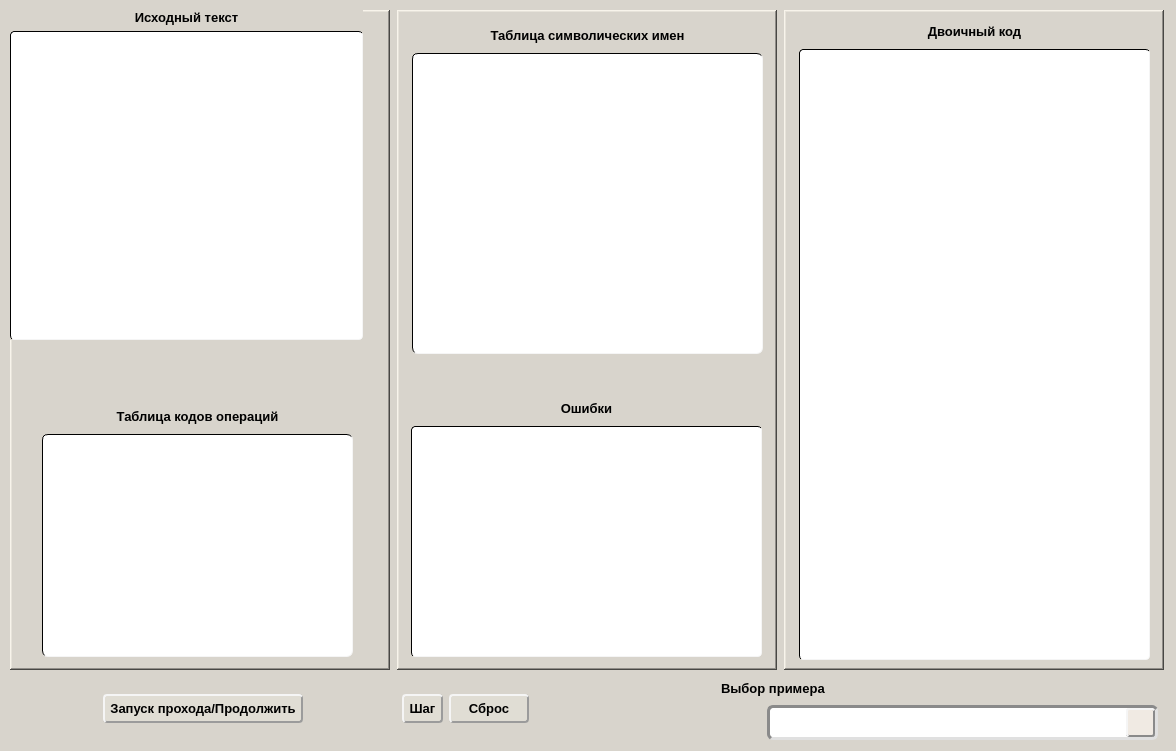
<?xml version="1.0" encoding="UTF-8"?>
<ui version="4.0">
 <class>MainWindow</class>
 <widget class="QMainWindow" name="MainWindow">
  <property name="enabled">
   <bool>true</bool>
  </property>
  <property name="geometry">
   <rect>
    <x>0</x>
    <y>0</y>
    <width>1176</width>
    <height>751</height>
   </rect>
  </property>
  <property name="minimumSize">
   <size>
    <width>1176</width>
    <height>751</height>
   </size>
  </property>
  <property name="maximumSize">
   <size>
    <width>1176</width>
    <height>751</height>
   </size>
  </property>
  <property name="font">
   <font>
    <family>System</family>
    <pointsize>10</pointsize>
    <bold>false</bold>
   </font>
  </property>
  <property name="windowTitle">
   <string>Однопросмотровый ассемблер для программ  в абсолютном формате (Горшков Ал.О., гр. 4412, 2024)</string>
  </property>
  <property name="autoFillBackground">
   <bool>false</bool>
  </property>
  <property name="styleSheet">
   <string notr="true">background-color: #d8d4cc;</string>
  </property>
  <widget class="QWidget" name="centralwidget">
   <layout class="QGridLayout" name="gridLayout_10">
    <item row="0" column="2">
     <widget class="QFrame" name="frame_third">
      <property name="minimumSize">
       <size>
        <width>380</width>
        <height>660</height>
       </size>
      </property>
      <property name="maximumSize">
       <size>
        <width>380</width>
        <height>660</height>
       </size>
      </property>
      <property name="font">
       <font>
        <family>System</family>
        <pointsize>10</pointsize>
        <bold>true</bold>
       </font>
      </property>
      <property name="frameShape">
       <enum>QFrame::WinPanel</enum>
      </property>
      <property name="frameShadow">
       <enum>QFrame::Raised</enum>
      </property>
      <widget class="QWidget" name="layoutWidget">
       <property name="geometry">
        <rect>
         <x>14</x>
         <y>10</y>
         <width>353</width>
         <height>640</height>
        </rect>
       </property>
       <layout class="QGridLayout" name="gridLayout_5">
        <item row="0" column="0">
         <widget class="QLabel" name="label_binary_code">
          <property name="font">
           <font>
            <family>System</family>
            <pointsize>10</pointsize>
            <bold>true</bold>
           </font>
          </property>
          <property name="text">
           <string>Двоичный код</string>
          </property>
          <property name="alignment">
           <set>Qt::AlignCenter</set>
          </property>
         </widget>
        </item>
        <item row="1" column="0">
         <widget class="QTextEdit" name="textEdit_binary_code">
          <property name="minimumSize">
           <size>
            <width>351</width>
            <height>611</height>
           </size>
          </property>
          <property name="maximumSize">
           <size>
            <width>351</width>
            <height>611</height>
           </size>
          </property>
          <property name="font">
           <font>
            <family>System</family>
            <pointsize>10</pointsize>
            <bold>true</bold>
           </font>
          </property>
          <property name="cursor" stdset="0">
           <cursorShape>IBeamCursor</cursorShape>
          </property>
          <property name="styleSheet">
           <string notr="true">QTextEdit {
    background-color: #ffffff;
    border-top: 1px solid #000000;
    border-left: 1px solid #000000;
    border-right: 1px solid #f5f5f5;
    border-bottom: 1px solid #f5f5f5;
    border-radius: 4px;
    padding: 10px;
    color: #333333;
    selection-background-color: #e0d8d0;
    selection-color: #333333;
}

QTextEdit:focus {
    border-top: 1px solid #000000;
    border-left: 1px solid #000000;
    border-right: 1px solid #d0b9a3;
    border-bottom: 1px solid #d0b9a3; 
}

QTextEdit:hover {
    border-top: 1px solid #000000;
    border-left: 1px solid #000000;
    border-right: 1px solid #d0b9a3;
    border-bottom: 1px solid #d0b9a3;
}

QTextEdit QScrollBar:vertical {
    border: 2px solid #8a8a8a;
    background: #f5f5f5;
    width: 12px;
    background-clip: padding;
}

QTextEdit QScrollBar::handle:vertical {
    background: #e0d8d0;
    border-radius: 6px;
}

QTextEdit QScrollBar::handle:vertical:hover {
    background: #d0b9a3;
}

QTextEdit QScrollBar::add-line:vertical, 
QTextEdit QScrollBar::sub-line:vertical {
    border: 2px solid #8a8a8a;
    background: #f5f5f5;
    width: 12px;
}
</string>
          </property>
          <property name="frameShape">
           <enum>QFrame::WinPanel</enum>
          </property>
          <property name="readOnly">
           <bool>true</bool>
          </property>
         </widget>
        </item>
       </layout>
      </widget>
     </widget>
    </item>
    <item row="1" column="0" colspan="3">
     <layout class="QHBoxLayout" name="horizontalLayout_3">
      <item>
       <layout class="QGridLayout" name="gridLayout_4">
        <item row="0" column="1">
         <widget class="QPushButton" name="pushButton_pass">
          <property name="font">
           <font>
            <family>System</family>
            <pointsize>10</pointsize>
            <bold>true</bold>
           </font>
          </property>
          <property name="cursor">
           <cursorShape>PointingHandCursor</cursorShape>
          </property>
          <property name="styleSheet">
           <string notr="true">QPushButton {
    background-color: #e0ddd4;
    border-top: 2px solid #f5f5f5;
    border-left: 2px solid #f5f5f5; 
    border-right: 2px solid #9b9b9b;
    border-bottom: 2px solid #9b9b9b;
    border-radius: 4px;
    padding: 5px;
    color: black;
}

QPushButton:pressed {
    background-color: #c9c7be;
    border-top: 2px solid #9b9b9b;
    border-left: 2px solid #9b9b9b;
    border-right: 2px solid #f5f5f5;
    border-bottom: 2px solid #f5f5f5;
    padding-top: 2px;
}

QPushButton:hover {
    background-color: #dad7cf;
}

QPushButton:disabled {
    background-color: #d3d3d3; /* Цвет фона неактивной кнопки */
    border: 2px solid #a9a9a9; /* Цвет границы неактивной кнопки */
    color: #808080; /* Цвет текста неактивной кнопки */
}
</string>
          </property>
          <property name="text">
           <string>Запуск прохода/Продолжить</string>
          </property>
         </widget>
        </item>
        <item row="0" column="3">
         <widget class="QPushButton" name="pushButton_step">
          <property name="font">
           <font>
            <family>System</family>
            <pointsize>10</pointsize>
            <bold>true</bold>
           </font>
          </property>
          <property name="cursor">
           <cursorShape>PointingHandCursor</cursorShape>
          </property>
          <property name="styleSheet">
           <string notr="true">QPushButton {
    background-color: #e0ddd4;
    border-top: 2px solid #f5f5f5;
    border-left: 2px solid #f5f5f5; 
    border-right: 2px solid #9b9b9b;
    border-bottom: 2px solid #9b9b9b;
    border-radius: 4px;
    padding: 5px;
    color: black;
}

QPushButton:pressed {
    background-color: #c9c7be;
    border-top: 2px solid #9b9b9b;
    border-left: 2px solid #9b9b9b;
    border-right: 2px solid #f5f5f5;
    border-bottom: 2px solid #f5f5f5;
    padding-top: 2px;
}

QPushButton:hover {
    background-color: #dad7cf;
}

QPushButton:disabled {
    background-color: #d3d3d3; /* Цвет фона неактивной кнопки */
    border: 2px solid #a9a9a9; /* Цвет границы неактивной кнопки */
    color: #808080; /* Цвет текста неактивной кнопки */
}
</string>
          </property>
          <property name="text">
           <string>Шаг</string>
          </property>
         </widget>
        </item>
        <item row="0" column="2">
         <spacer name="horizontalSpacer_5">
          <property name="orientation">
           <enum>Qt::Horizontal</enum>
          </property>
          <property name="sizeHint" stdset="0">
           <size>
            <width>40</width>
            <height>20</height>
           </size>
          </property>
         </spacer>
        </item>
        <item row="0" column="4">
         <widget class="QPushButton" name="pushButton_reset">
          <property name="minimumSize">
           <size>
            <width>80</width>
            <height>29</height>
           </size>
          </property>
          <property name="maximumSize">
           <size>
            <width>80</width>
            <height>29</height>
           </size>
          </property>
          <property name="font">
           <font>
            <family>System</family>
            <pointsize>10</pointsize>
            <bold>true</bold>
           </font>
          </property>
          <property name="cursor">
           <cursorShape>PointingHandCursor</cursorShape>
          </property>
          <property name="mouseTracking">
           <bool>true</bool>
          </property>
          <property name="styleSheet">
           <string notr="true">QPushButton {
    background-color: #e0ddd4;
    border-top: 2px solid #f5f5f5;
    border-left: 2px solid #f5f5f5; 
    border-right: 2px solid #9b9b9b;
    border-bottom: 2px solid #9b9b9b;
    border-radius: 4px;
    padding: 5px;
    color: black;
}

QPushButton:pressed {
    background-color: #c9c7be;
    border-top: 2px solid #9b9b9b;
    border-left: 2px solid #9b9b9b;
    border-right: 2px solid #f5f5f5;
    border-bottom: 2px solid #f5f5f5;
    padding-top: 2px;
}

QPushButton:hover {
    background-color: #dad7cf;
}

QPushButton:disabled {
    background-color: #d3d3d3; /* Цвет фона неактивной кнопки */
    border: 2px solid #a9a9a9; /* Цвет границы неактивной кнопки */
    color: #808080; /* Цвет текста неактивной кнопки */
}
</string>
          </property>
          <property name="text">
           <string>Сброс</string>
          </property>
         </widget>
        </item>
        <item row="0" column="5">
         <spacer name="horizontalSpacer_11">
          <property name="orientation">
           <enum>Qt::Horizontal</enum>
          </property>
          <property name="sizeHint" stdset="0">
           <size>
            <width>40</width>
            <height>20</height>
           </size>
          </property>
         </spacer>
        </item>
        <item row="0" column="6">
         <spacer name="horizontalSpacer_10">
          <property name="orientation">
           <enum>Qt::Horizontal</enum>
          </property>
          <property name="sizeHint" stdset="0">
           <size>
            <width>40</width>
            <height>20</height>
           </size>
          </property>
         </spacer>
        </item>
        <item row="0" column="0">
         <spacer name="horizontalSpacer">
          <property name="orientation">
           <enum>Qt::Horizontal</enum>
          </property>
          <property name="sizeHint" stdset="0">
           <size>
            <width>40</width>
            <height>20</height>
           </size>
          </property>
         </spacer>
        </item>
       </layout>
      </item>
      <item>
       <layout class="QVBoxLayout" name="verticalLayout_9">
        <item>
         <layout class="QHBoxLayout" name="horizontalLayout">
          <item>
           <widget class="QLabel" name="label_OMH_2">
            <property name="sizePolicy">
             <sizepolicy hsizetype="Fixed" vsizetype="Preferred">
              <horstretch>0</horstretch>
              <verstretch>0</verstretch>
             </sizepolicy>
            </property>
            <property name="minimumSize">
             <size>
              <width>135</width>
              <height>22</height>
             </size>
            </property>
            <property name="maximumSize">
             <size>
              <width>135</width>
              <height>22</height>
             </size>
            </property>
            <property name="font">
             <font>
              <family>System</family>
              <pointsize>10</pointsize>
              <bold>true</bold>
             </font>
            </property>
            <property name="text">
             <string>Выбор примера</string>
            </property>
           </widget>
          </item>
          <item>
           <spacer name="horizontalSpacer_7">
            <property name="font">
             <font>
              <family>System</family>
              <pointsize>10</pointsize>
              <bold>true</bold>
             </font>
            </property>
            <property name="orientation">
             <enum>Qt::Horizontal</enum>
            </property>
            <property name="sizeType">
             <enum>QSizePolicy::Fixed</enum>
            </property>
            <property name="sizeHint" stdset="0">
             <size>
              <width>308</width>
              <height>20</height>
             </size>
            </property>
           </spacer>
          </item>
         </layout>
        </item>
        <item>
         <layout class="QHBoxLayout" name="horizontalLayout_2">
          <item>
           <spacer name="horizontalSpacer_8">
            <property name="font">
             <font>
              <family>System</family>
              <pointsize>10</pointsize>
              <bold>true</bold>
             </font>
            </property>
            <property name="orientation">
             <enum>Qt::Horizontal</enum>
            </property>
            <property name="sizeType">
             <enum>QSizePolicy::Fixed</enum>
            </property>
            <property name="sizeHint" stdset="0">
             <size>
              <width>40</width>
              <height>20</height>
             </size>
            </property>
           </spacer>
          </item>
          <item>
           <widget class="QComboBox" name="comboBox">
            <property name="sizePolicy">
             <sizepolicy hsizetype="Fixed" vsizetype="Fixed">
              <horstretch>0</horstretch>
              <verstretch>0</verstretch>
             </sizepolicy>
            </property>
            <property name="minimumSize">
             <size>
              <width>0</width>
              <height>35</height>
             </size>
            </property>
            <property name="maximumSize">
             <size>
              <width>391</width>
              <height>35</height>
             </size>
            </property>
            <property name="font">
             <font>
              <family>System</family>
              <pointsize>10</pointsize>
              <bold>true</bold>
             </font>
            </property>
            <property name="cursor">
             <cursorShape>PointingHandCursor</cursorShape>
            </property>
            <property name="styleSheet">
             <string notr="true">QComboBox {
    background-color: #ffffff;
    border-top: 3px solid #8a8a8a;
    border-left: 3px solid #8a8a8a;
    border-right: 3px solid #e0e0e0;
    border-bottom: 3px solid #e0e0e0;
    border-radius: 6px;
    padding: 4px 25px 4px 8px;
}

QComboBox::drop-down {
    background-color: #f0eae3;
    border: 2px solid #8a8a8a;
    border-top: 2px solid #f5f5f5;
    border-left: 2px solid #f5f5f5;
    border-bottom: 2px solid #8a8a8a;
    border-right: 2px solid #8a8a8a;
    width: 25px;
    height: 25px;
    border-radius: 3px;
}

QComboBox::down-arrow {
    image: url(:/resources/images/Arrow.png);
    width: 15px;
    height: 15px;
}

QComboBox::drop-down:hover {
    background-color: #e0d3c5;
}

QComboBox::drop-down:pressed {
    background-color: #d0b9a3;
}

QComboBox::drop-down:open {
    background-color: #d0b9a3;
}

QComboBox QAbstractItemView {
    background-color: #ffffff;
    selection-background-color: #bfaea8;
    selection-color: black;
    border: 1px solid #8a8a8a;
    outline: none;
    border-radius: 4px;
}

QComboBox QAbstractItemView::item {
    padding: 6px;
}

QComboBox QAbstractItemView::item:hover {
    background-color: #e0d8d0;
}

QComboBox QAbstractItemView::item:selected {
    background-color: #bfaea8;
    color: black;
}</string>
            </property>
           </widget>
          </item>
         </layout>
        </item>
       </layout>
      </item>
     </layout>
    </item>
    <item row="0" column="0">
     <widget class="QFrame" name="frame_first">
      <property name="enabled">
       <bool>true</bool>
      </property>
      <property name="minimumSize">
       <size>
        <width>380</width>
        <height>660</height>
       </size>
      </property>
      <property name="maximumSize">
       <size>
        <width>380</width>
        <height>660</height>
       </size>
      </property>
      <property name="font">
       <font>
        <family>System</family>
        <pointsize>10</pointsize>
        <bold>true</bold>
       </font>
      </property>
      <property name="frameShape">
       <enum>QFrame::WinPanel</enum>
      </property>
      <property name="frameShadow">
       <enum>QFrame::Raised</enum>
      </property>
      <widget class="QWidget" name="layoutWidget">
       <property name="geometry">
        <rect>
         <x>0</x>
         <y>0</y>
         <width>353</width>
         <height>330</height>
        </rect>
       </property>
       <layout class="QGridLayout" name="gridLayout">
        <item row="2" column="0">
         <widget class="QTextEdit" name="textEdit_source">
          <property name="minimumSize">
           <size>
            <width>351</width>
            <height>301</height>
           </size>
          </property>
          <property name="font">
           <font>
            <family>System</family>
            <pointsize>10</pointsize>
            <bold>true</bold>
           </font>
          </property>
          <property name="cursor" stdset="0">
           <cursorShape>IBeamCursor</cursorShape>
          </property>
          <property name="styleSheet">
           <string notr="true">QTextEdit {
    background-color: #ffffff;
    border-top: 1px solid #000000;
    border-left: 1px solid #000000;
    border-right: 1px solid #f5f5f5;
    border-bottom: 1px solid #f5f5f5;
    border-radius: 4px;
    padding: 10px;
    color: #333333;
    selection-background-color: #e0d8d0;
    selection-color: #333333;
}

QTextEdit:focus {
    border-top: 1px solid #000000;
    border-left: 1px solid #000000;
    border-right: 1px solid #d0b9a3;
    border-bottom: 1px solid #d0b9a3; 
}

QTextEdit:hover {
    border-top: 1px solid #000000;
    border-left: 1px solid #000000;
    border-right: 1px solid #d0b9a3;
    border-bottom: 1px solid #d0b9a3;
}

QTextEdit QScrollBar:vertical, 
QTextEdit QScrollBar:horizontal {
    border: 2px solid #8a8a8a;
    background: #f5f5f5;
    width: 12px; /* ширина для вертикальной полосы */
    height: 12px; /* высота для горизонтальной полосы */
    background-clip: padding;
}

QTextEdit QScrollBar::handle:vertical, 
QTextEdit QScrollBar::handle:horizontal {
    background: #e0d8d0;
    border-radius: 6px;
}

QTextEdit QScrollBar::handle:vertical:hover, 
QTextEdit QScrollBar::handle:horizontal:hover {
    background: #d0b9a3;
}

QTextEdit QScrollBar::add-line:vertical, 
QTextEdit QScrollBar::add-line:horizontal, 
QTextEdit QScrollBar::sub-line:vertical, 
QTextEdit QScrollBar::sub-line:horizontal {
    background: none;
    width: 0;
    height: 0;
}

QTextEdit QScrollBar::add-page:vertical, 
QTextEdit QScrollBar::add-page:horizontal, 
QTextEdit QScrollBar::sub-page:vertical, 
QTextEdit QScrollBar::sub-page:horizontal {
    background: none; /* Без фона для страниц */
}
</string>
          </property>
          <property name="frameShape">
           <enum>QFrame::WinPanel</enum>
          </property>
          <property name="frameShadow">
           <enum>QFrame::Sunken</enum>
          </property>
          <property name="horizontalScrollBarPolicy">
           <enum>Qt::ScrollBarAsNeeded</enum>
          </property>
          <property name="sizeAdjustPolicy">
           <enum>QAbstractScrollArea::AdjustIgnored</enum>
          </property>
          <property name="lineWrapMode">
           <enum>QTextEdit::NoWrap</enum>
          </property>
         </widget>
        </item>
        <item row="1" column="0">
         <widget class="QLabel" name="label_source">
          <property name="font">
           <font>
            <family>System</family>
            <pointsize>10</pointsize>
            <bold>true</bold>
           </font>
          </property>
          <property name="text">
           <string>Исходный текст</string>
          </property>
          <property name="alignment">
           <set>Qt::AlignCenter</set>
          </property>
         </widget>
        </item>
       </layout>
      </widget>
      <widget class="QWidget" name="layoutWidget">
       <property name="geometry">
        <rect>
         <x>31</x>
         <y>395</y>
         <width>313</width>
         <height>252</height>
        </rect>
       </property>
       <layout class="QGridLayout" name="gridLayout_2">
        <item row="0" column="0">
         <widget class="QLabel" name="label_ToOC">
          <property name="font">
           <font>
            <family>System</family>
            <pointsize>10</pointsize>
            <bold>true</bold>
           </font>
          </property>
          <property name="text">
           <string>Таблица кодов операций</string>
          </property>
          <property name="alignment">
           <set>Qt::AlignCenter</set>
          </property>
         </widget>
        </item>
        <item row="1" column="0">
         <widget class="QTableWidget" name="tableWidget_ToOC">
          <property name="minimumSize">
           <size>
            <width>311</width>
            <height>223</height>
           </size>
          </property>
          <property name="maximumSize">
           <size>
            <width>311</width>
            <height>223</height>
           </size>
          </property>
          <property name="font">
           <font>
            <family>System</family>
            <pointsize>10</pointsize>
            <bold>true</bold>
           </font>
          </property>
          <property name="cursor" stdset="0">
           <cursorShape>PointingHandCursor</cursorShape>
          </property>
          <property name="styleSheet">
           <string notr="true">QTableWidget {
    background-color: #ffffff;
    border-top: 1px solid #000000;
    border-left: 1px solid #000000;
    border-right: 1px solid #f5f5f5;
    border-bottom: 1px solid #f5f5f5;
    border-radius: 6px;
    gridline-color: #e0e0e0;
}

QTableWidget QTableWidgetItem {
    padding: 5px;
}

QTableWidget QTableWidgetItem:hover {
    background-color: #e0d8d0;
}</string>
          </property>
          <property name="frameShape">
           <enum>QFrame::WinPanel</enum>
          </property>
          <property name="autoScroll">
           <bool>true</bool>
          </property>
          <attribute name="horizontalHeaderVisible">
           <bool>false</bool>
          </attribute>
          <attribute name="horizontalHeaderMinimumSectionSize">
           <number>100</number>
          </attribute>
          <attribute name="horizontalHeaderDefaultSectionSize">
           <number>100</number>
          </attribute>
          <attribute name="verticalHeaderVisible">
           <bool>false</bool>
          </attribute>
          <attribute name="verticalHeaderMinimumSectionSize">
           <number>22</number>
          </attribute>
          <attribute name="verticalHeaderDefaultSectionSize">
           <number>22</number>
          </attribute>
          <attribute name="verticalHeaderHighlightSections">
           <bool>true</bool>
          </attribute>
         </widget>
        </item>
       </layout>
      </widget>
     </widget>
    </item>
    <item row="0" column="1">
     <widget class="QFrame" name="frame_second">
      <property name="minimumSize">
       <size>
        <width>380</width>
        <height>660</height>
       </size>
      </property>
      <property name="maximumSize">
       <size>
        <width>380</width>
        <height>660</height>
       </size>
      </property>
      <property name="font">
       <font>
        <family>System</family>
        <pointsize>10</pointsize>
        <bold>true</bold>
       </font>
      </property>
      <property name="frameShape">
       <enum>QFrame::WinPanel</enum>
      </property>
      <property name="frameShadow">
       <enum>QFrame::Raised</enum>
      </property>
      <widget class="QWidget" name="layoutWidget">
       <property name="geometry">
        <rect>
         <x>13</x>
         <y>387</y>
         <width>353</width>
         <height>260</height>
        </rect>
       </property>
       <layout class="QGridLayout" name="gridLayout_7">
        <item row="0" column="0">
         <widget class="QLabel" name="label_SPE">
          <property name="font">
           <font>
            <family>System</family>
            <pointsize>10</pointsize>
            <bold>true</bold>
           </font>
          </property>
          <property name="text">
           <string>Ошибки</string>
          </property>
          <property name="alignment">
           <set>Qt::AlignCenter</set>
          </property>
         </widget>
        </item>
        <item row="1" column="0">
         <widget class="QTextEdit" name="textEdit_Errors">
          <property name="minimumSize">
           <size>
            <width>351</width>
            <height>231</height>
           </size>
          </property>
          <property name="maximumSize">
           <size>
            <width>351</width>
            <height>231</height>
           </size>
          </property>
          <property name="font">
           <font>
            <family>Times New Roman</family>
            <pointsize>12</pointsize>
           </font>
          </property>
          <property name="cursor" stdset="0">
           <cursorShape>IBeamCursor</cursorShape>
          </property>
          <property name="styleSheet">
           <string notr="true">QTextEdit {
    background-color: #ffffff;
    border-top: 1px solid #000000;
    border-left: 1px solid #000000;
    border-right: 1px solid #f5f5f5;
    border-bottom: 1px solid #f5f5f5;
    border-radius: 4px;
    padding: 10px;
    color: #333333;
    selection-background-color: #e0d8d0;
    selection-color: #333333;
}

QTextEdit:focus {
    border-top: 1px solid #000000;
    border-left: 1px solid #000000;
    border-right: 1px solid #d0b9a3;
    border-bottom: 1px solid #d0b9a3;
}

QTextEdit:hover {
    border-top: 1px solid #000000;
    border-left: 1px solid #000000;
    border-right: 1px solid #d0b9a3;
    border-bottom: 1px solid #d0b9a3;
}

QTextEdit QScrollBar:vertical {
    border: 2px solid #8a8a8a;
    background: #f5f5f5;
    width: 12px;
    background-clip: padding;
}

QTextEdit QScrollBar::handle:vertical {
    background: #e0d8d0;
    border-radius: 6px;
}

QTextEdit QScrollBar::handle:vertical:hover {
    background: #d0b9a3;
}

QTextEdit QScrollBar::add-line:vertical, 
QTextEdit QScrollBar::sub-line:vertical {
    border: 2px solid #8a8a8a;
    background: #f5f5f5;
    width: 12px;
}
</string>
          </property>
          <property name="frameShape">
           <enum>QFrame::WinPanel</enum>
          </property>
          <property name="readOnly">
           <bool>true</bool>
          </property>
         </widget>
        </item>
       </layout>
      </widget>
      <widget class="QWidget" name="layoutWidget">
       <property name="geometry">
        <rect>
         <x>14</x>
         <y>14</y>
         <width>353</width>
         <height>330</height>
        </rect>
       </property>
       <layout class="QGridLayout" name="gridLayout_3">
        <item row="0" column="0">
         <widget class="QLabel" name="label_ToSN">
          <property name="font">
           <font>
            <family>System</family>
            <pointsize>10</pointsize>
            <bold>true</bold>
           </font>
          </property>
          <property name="text">
           <string>Таблица символических имен</string>
          </property>
          <property name="alignment">
           <set>Qt::AlignCenter</set>
          </property>
         </widget>
        </item>
        <item row="1" column="0">
         <widget class="QTableWidget" name="tableWidget_ToSN">
          <property name="minimumSize">
           <size>
            <width>351</width>
            <height>301</height>
           </size>
          </property>
          <property name="maximumSize">
           <size>
            <width>351</width>
            <height>301</height>
           </size>
          </property>
          <property name="font">
           <font>
            <family>System</family>
            <pointsize>10</pointsize>
            <bold>true</bold>
           </font>
          </property>
          <property name="cursor" stdset="0">
           <cursorShape>PointingHandCursor</cursorShape>
          </property>
          <property name="styleSheet">
           <string notr="true">QTableWidget {
    background-color: #ffffff;
    border-top: 1px solid #000000;
    border-left: 1px solid #000000;
    border-right: 1px solid #f5f5f5;
    border-bottom: 1px solid #f5f5f5;
    border-radius: 6px;
    gridline-color: #e0e0e0;
}

QTableWidget QTableWidgetItem {
    padding: 5px;
}

QTableWidget QTableWidgetItem:hover {
    background-color: #e0d8d0;
}
</string>
          </property>
          <property name="frameShape">
           <enum>QFrame::WinPanel</enum>
          </property>
          <property name="editTriggers">
           <set>QAbstractItemView::NoEditTriggers</set>
          </property>
          <attribute name="horizontalHeaderVisible">
           <bool>false</bool>
          </attribute>
          <attribute name="horizontalHeaderMinimumSectionSize">
           <number>110</number>
          </attribute>
          <attribute name="horizontalHeaderDefaultSectionSize">
           <number>110</number>
          </attribute>
          <attribute name="verticalHeaderVisible">
           <bool>false</bool>
          </attribute>
          <attribute name="verticalHeaderMinimumSectionSize">
           <number>25</number>
          </attribute>
          <attribute name="verticalHeaderDefaultSectionSize">
           <number>25</number>
          </attribute>
         </widget>
        </item>
       </layout>
      </widget>
     </widget>
    </item>
   </layout>
  </widget>
 </widget>
 <resources/>
 <connections/>
</ui>
